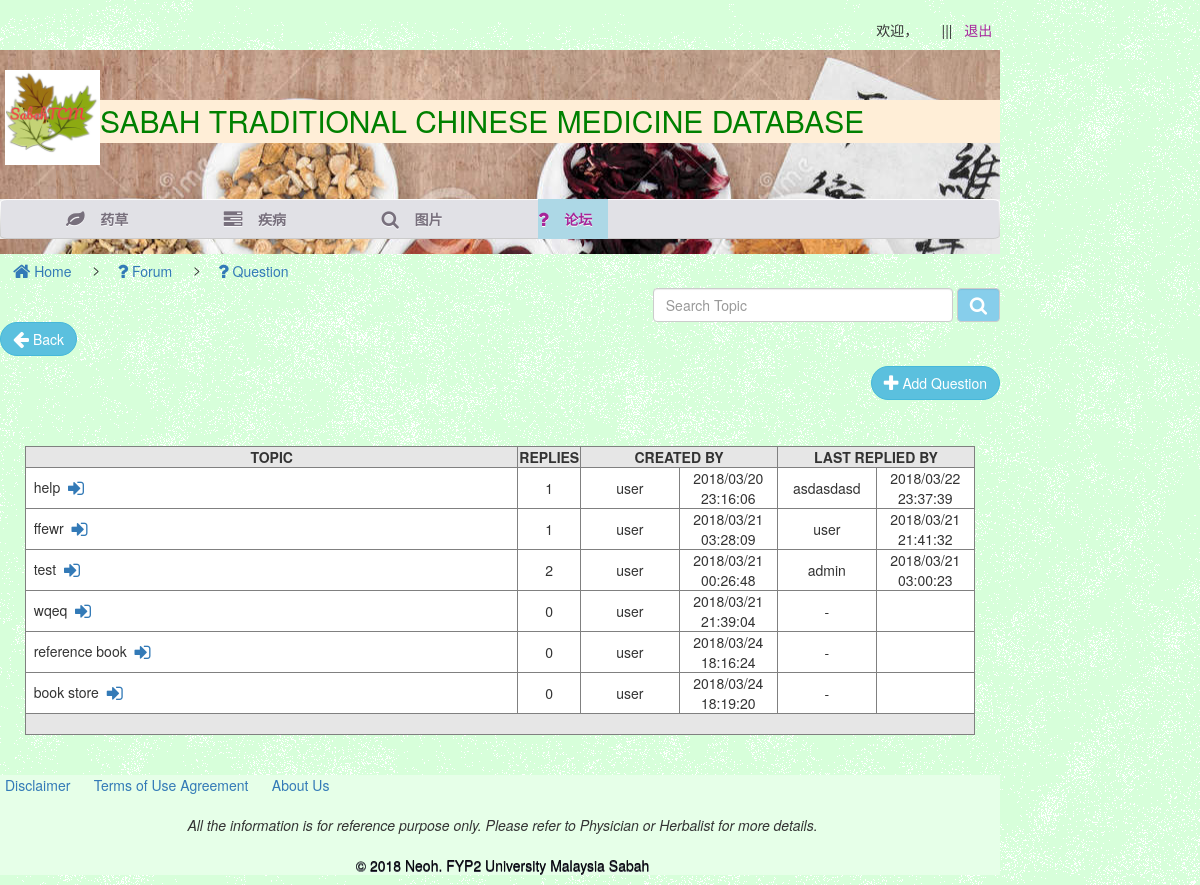
The page /lang/cn/Admin/topic.php?category=Question on the database its author committed.
### tables this page shows
CREATE TABLE `topic` (
  `topic_id` int(3) NOT NULL,
  `topic` varchar(100) NOT NULL,
  `topic_details` text NOT NULL,
  `user_id` int(3) NOT NULL,
  `category` varchar(50) NOT NULL,
  `time_topic` varchar(25) NOT NULL,
  `reply` int(3) NOT NULL DEFAULT '0',
  `latest_reply_time` varchar(25) NOT NULL
);

CREATE TABLE `user` (
  `user_id` int(3) NOT NULL,
  `username` varchar(20) NOT NULL,
  `password` varchar(20) NOT NULL,
  `email` varchar(50) NOT NULL,
  `isAdmin` tinyint(1) DEFAULT NULL
);

### lang/cn/Admin/topic.php (the view, shortened to what this page needs)
<!DOCTYPE html>
<html>
<head>
	<?php
		include("menu.php");
	?>
</head>
<body>
	<div id="breadcrumb">
		<a class="btn btn-home" href="index.php"><i class="icon-home icon-large"></i>&nbsp;Home</a>&nbsp;&nbsp;>
		<a class="btn btn-home" href="forum.php"><i class="icon-question icon-large"></i>&nbsp;Forum</a>&nbsp;&nbsp;>
		<?php
			if($_GET['category']=="Question"){
		?>
			<a class="btn btn-home" href="topic.php?category=Question"><i class="icon-question icon-large"></i>&nbsp;Question</a>&nbsp;&nbsp;
		<?php
			}
			elseif($_GET['category']=="Opinion and Suggestion"){
		?>
				<a class="btn btn-home" href="topic.php?category=Opinion and Suggestion"><i class="icon-question icon-large"></i>&nbsp;Opinion and Suggestion</a>&nbsp;&nbsp;
		<?php
			}
		?>
	</div>
	<div>
		<form style="text-align: right;" class="form-inline" action="search_forum.php" method="post">
			<div class="form-group">
				<input style="width:300px" type="text" data-toggle="tooltip" data-placement="right" class="form-control" name="search_topic" placeholder="Search Topic" title="Search Related Topic">
				<button style="background-color:skyblue;" class="form-control" type="submit" name="submit" value="submit"><i style="color:white;" class="icon-search icon-large"></i></button>
			</div>
		</form>
	</div>
	<div id="body">
		<div class="sidebar">
			<p><a href="forum.php" class="btn btn-info"><i class="icon-arrow-left icon-large"></i>&nbsp;Back</a></p>
		</div>
		<?php
			if($_GET['category']=="Question"){
		?>
				<div class="content" style="background:none; margin-right">
					<a class="btn btn-info pull-right"  href="add_topic.php" ><i class="icon-plus icon-large"></i>&nbsp;Add Question</a>
				</div>
		<?php
			}
		?>
		<div class="content" style="margin-right: 15%">
			<?php
				$category=$_GET['category'];
				$topic_query=mysqli_query($conn,"SELECT * FROM topic WHERE category='$category' ORDER BY latest_reply_time DESC")or die(mysqli_error($conn));
			?>
				<table id="forum" width="95%" border="1" align="center" cellpadding="3" cellspacing="1" bgcolor="#CCCCCC">
					<thead><tr>
						<th width="50%" bgcolor="#E6E6E6" style="text-align: center;" onclick="sortTable(0)"><strong>Topic</strong></th>
						<th width="5%" bgcolor="#E6E6E6" style="text-align: center;"><strong>Replies</strong></th>
						<th width="20%" colspan="2" bgcolor="#E6E6E6"  style="text-align: center;" onclick="sortTable(3)"><strong>Created By</strong></th>
						<th width="20%" colspan="2" bgcolor="#E6E6E6"  style="text-align: center;" onclick="sortTable(5)"><strong>Last Replied By</strong></th>
					</tr></thead><tbody>
			<?php
					while($rows=mysqli_fetch_array($topic_query)){
						$topic_id=$rows['topic_id'];
						$topic=$rows['topic'];
						$reply=$rows['reply'];
						$topic_user_id=$rows['user_id'];
						$topic_time=$rows['time_topic'];
						$topic_user_show=mysqli_query($conn,"SELECT username FROM user WHERE user_id='$topic_user_id' ")or die(mysqli_error($conn));
						while($catch1=mysqli_fetch_assoc($topic_user_show)){
							$topic_user=$catch1['username'];
						}
						$comment_show=mysqli_query($conn,"SELECT MAX(time_comment), user_id FROM comment WHERE topic_id='$topic_id' ")or die(mysqli_error($conn));
						while($catch2=mysqli_fetch_assoc($comment_show)){
							$comment_time=$catch2['MAX(time_comment)'];
							$comment_user_id=$catch2['user_id'];
						}
						if($comment_time==NULL){
							$comment_user="-";
						}
						else{
							$comment_user_show=mysqli_query($conn,"SELECT username FROM user WHERE user_id='$comment_user_id' ")or die(mysqli_error($conn));
							while($catch3=mysqli_fetch_assoc($comment_user_show)){
								$comment_user=$catch3['username'];
							}
						}
			?>
						<tr>
							<td bgcolor="#FFFFFF">&nbsp;&nbsp;<?php echo $topic;?>&nbsp;&nbsp;<a href="topic_view.php?id=<?php echo $topic_id;?>"><i class="icon-signin icon-large"></i></a><BR></td>
							<td align="center" bgcolor="#FFFFFF"><?php echo $reply; ?></td>
							<td width="10%" align="center" bgcolor="#FFFFFF"><?php echo $topic_user;?></td>
							<td width="10%" align="center" bgcolor="#FFFFFF"><?php echo $topic_time;?></td>
							<td width="10%" align="center" bgcolor="#FFFFFF"><?php echo $comment_user;?></td>
							<td width="10%" align="center" bgcolor="#FFFFFF"><?php echo $comment_time;?></td>
						</tr>
			<?php
					}
			?>
					</tbody><tfoot><tr>
						<td colspan="6" align="right" bgcolor="#E6E6E6">&nbsp;</td>
					</tr></tfoot>
				</table>
		</div>
	</div>
	<?php
		include ("../footer.php");
	?>
</body>
</html>

### css/docs.css (style rules this page uses)
.btn { border-radius: 25px !important; }
th { text-transform:uppercase; }
body { background: url(../img/grid_noise.png); position: relative; }

### css/style.css (style rules this page uses)
html { overflow-y: scroll; }
body { background: url(../images/bg.png) repeat; position: absolute; margin: 0; min-width: 1000px; padding: 0; }
a { outline: none; }
p a { color: #A8279D; }
#body { width: 100%; }
#body div, div.body div { background: none; margin: 0 auto; overflow: hidden; width: 1000px; }

### rows shown on the page
topic: topic "help", reply "1", user.username "user", time_topic "2018/03/20 23:16:06", user.username "asdasdasd", comment_time "2018/03/22 23:37:39"
topic: topic "ffewr", reply "1", user.username "user", time_topic "2018/03/21 03:28:09", comment_time "2018/03/21 21:41:32"
topic: topic "test", reply "2", user.username "user", time_topic "2018/03/21 00:26:48", user.username "admin", comment_time "2018/03/21 03:00:23"
topic: topic "wqeq", reply "0", user.username "user", time_topic "2018/03/21 21:39:04", comment_user "-"
topic: topic "reference book", reply "0", user.username "user", time_topic "2018/03/24 18:16:24", comment_user "-"
topic: topic "book store", reply "0", user.username "user", time_topic "2018/03/24 18:19:20", comment_user "-"
